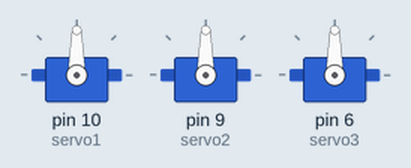
Simulated run of this sketch. Board: Arduino Uno, built with avr-gcc and run on an emulated ATmega328P. On the bench: 3 × servo.

Above: at 0.05 s.
At 0.65 s:
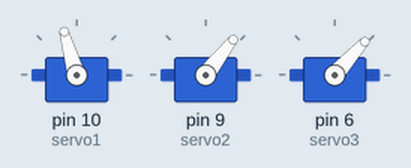
At 1.25 s:
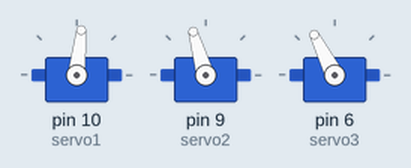
At 2.5 s:
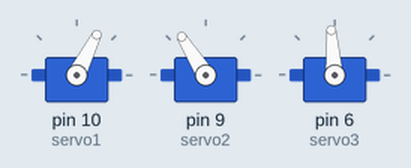
At 3.75 s:
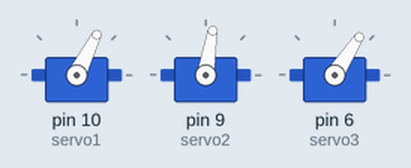
At 5.0 s:
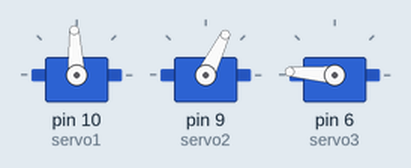
Timing chart, 0 to 6.5 s (numbered marks = the images above):
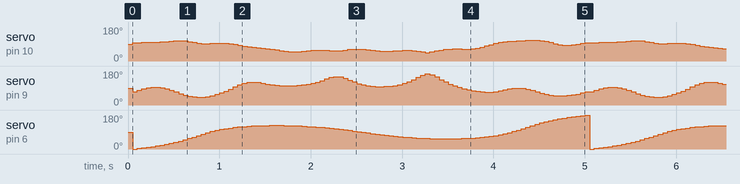

The sketch:

3DOF_robot_arm.ino
```cpp
#include <Servo.h>
#include <math.h>

Servo servo1;  // theta1 -> pin 10
Servo servo2;  // theta2 -> pin 9
Servo servo3;  // theta3 -> pin 6

const float L1 = 10.4;
const float L2 = 10.4;

const int steps = 100;
float t_values[steps];
float x_values[steps];
float y_values[steps];
float z_values[steps];

int currentStep = 0;
unsigned long lastUpdate = 0;
const unsigned long interval = 50; // milisegundos entre pasos

void setup() {
  servo1.attach(10);
  servo2.attach(9);
  servo3.attach(6);

  // Precalcular los valores de la trayectoria
  for (int i = 0; i < steps; i++) {
    float t = PI * i / (steps - 1);
    t_values[i] = t;
    x_values[i] = 9 * cos(3*t);
    y_values[i] = 15 * sin(t);
    z_values[i] = 8 + 5*sin(10 * t);
  }
}

void loop() {
  if (millis() - lastUpdate >= interval) {
    lastUpdate = millis();

    float x = x_values[currentStep];
    float y = y_values[currentStep];
    float z = z_values[currentStep];

    float theta1 = calcular_theta1(x, y, z, L1, L2);
    float theta2 = calcular_theta2(x, y, z, L1, L2);
    float theta3 = calcular_theta3(x, y);

    // Clamp ángulos entre 0 y 180 grados
    theta1 = constrain(theta1, 0, 180);
    theta2 = constrain(theta2, 0, 180);
    theta3 = constrain(theta3, 0, 180);

    // Enviar ángulos a los servos
    servo1.write(theta1);
    servo2.write(theta2);
    servo3.write(theta3);

    currentStep++;
    if (currentStep >= steps) {
      currentStep = 0; // reiniciar ciclo
    }
  }
}

// Función para calcular theta1
float calcular_theta1(float x, float y, float z, float L1, float L2) {
  float base = sqrt(x * x + y * y);
  float distancia_total = sqrt(x * x + y * y + z * z);

  float angulo1 = atan2(z, base);
  float numerador = L1 * L1 + x * x + y * y + z * z - L2 * L2;
  float denominador = 2 * L1 * distancia_total;
  float angulo2 = acos(numerador / denominador);

  float theta1 = angulo1 + angulo2;
  return degrees(theta1);
}

// Función para calcular theta2
float calcular_theta2(float x, float y, float z, float L1, float L2) {
  float numerador = x * x + y * y + z * z - L1 * L1 - L2 * L2;
  float denominador = 2 * L1 * L2;
  float theta2 = -acos(numerador / denominador);
  return 180 + degrees(theta2);
}

// Función para calcular theta3
float calcular_theta3(float x, float y) {
  float base = sqrt(x * x + y * y);
  float theta3 = acos(x / base);
  return degrees(theta3);
}
```

Measured:
- by itself, servo on pin 10 (servo1): moves between 45° and 110°, repeating every 5.0 s
